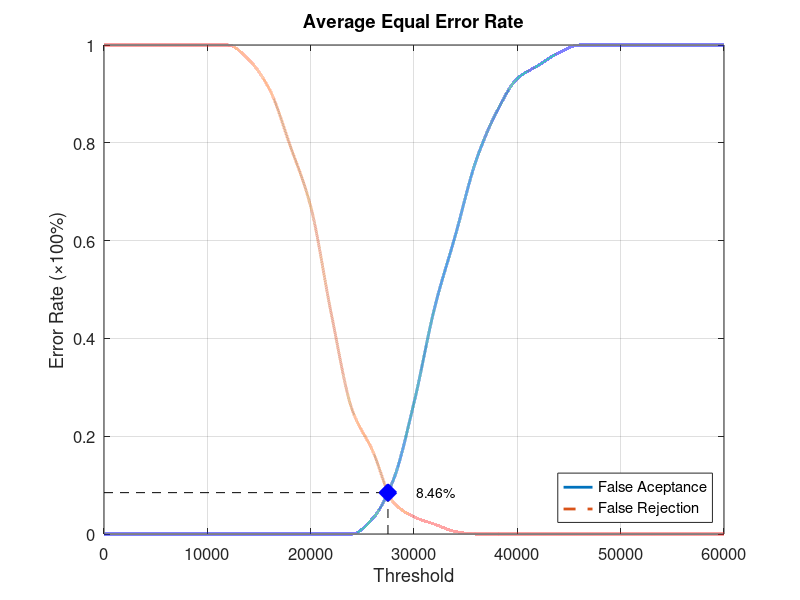
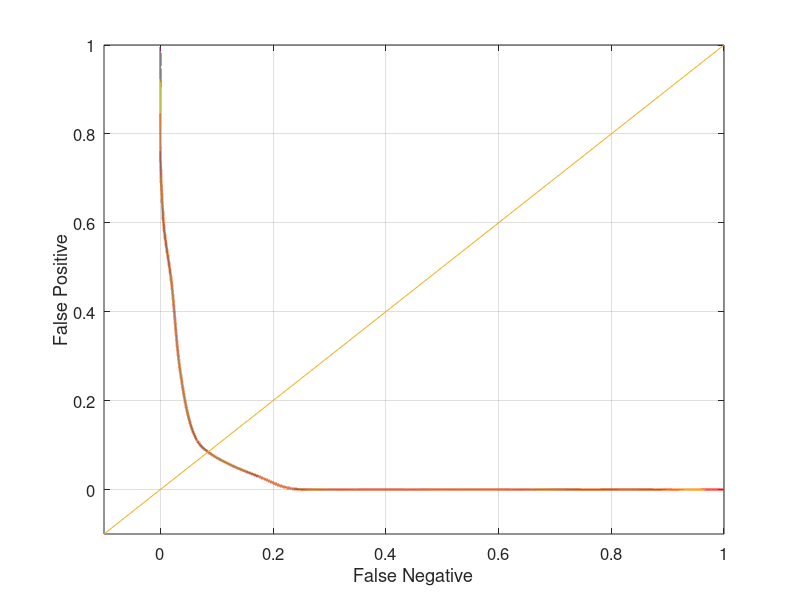

The MATLAB script that drew these images, in order:
function yEER = Database5_4
close all;
clear;
clc;
x = 0:2000:60000;
xq = 0:0.5:60000;

y0 = [0 0 0 0 0 0 0 0 0 0 0 0 0 0.0315789 0.110526 0.268421 0.463158 0.610526 0.763158 0.863158 0.931579 0.957895 0.984211 1 1 1 1 1 1 1 1];
yy0 = interp1(x, y0, xq, 'pchip');
y1 = [1 1 1 1 1 1 1 0.97 0.91 0.795 0.67 0.45 0.255 0.17 0.065 0.035 0.02 0.005 0 0 0 0 0 0 0 0 0 0 0 0 0];
yy1 = interp1(x, y1, xq, 'pchip');

% Calculating EER: 
y2 = abs(y0 - y1);
find(y2 == min(y2))
yy2 = abs(yy0 - yy1);
xEER = find(yy2 == min(yy2));
xEERIndex = xq(xEER) % X-axis EER
yEER = yy0(xEER) % Y-axis EER

main = figure
plot(xq, yy0,'-','LineWidth', 2);	hold on
plot(xq, yy1,'--','LineWidth', 2);	hold on
plot([xEERIndex xEERIndex], [0 yEER], 'k--');	hold on
plot([0 xEERIndex], [yEER yEER], 'k--');	hold on
plot(xEERIndex, yEER, 'bx', 'LineWidth', 10);	hold on
text(xEERIndex + 10 * xEERIndex / 100, yEER, [num2str(round((10000 * yEER)) / 100) '%'])
legend('False Aceptance', 'False Rejection', 'Location', 'SouthEast')
xlabel('Threshold')
ylabel('Error Rate (\times100%)')
title('Average Equal Error Rate')
set(gca, 'FontSize', 12)
axis([0 60000 0 1])
grid on

print(main, 'Database5_4Main', '-dpng');
FNRxFPR = figure('Color', [1 1 1]);
plot(yy1, yy0, '-', yy1, yy0, 'LineWidth', 2);
hold on
y = -0.1:0.1:1
plot(y, y); 
set(gca, 'FontSize', 12)
xlabel('False Negative')
ylabel('False Positive')
axis([-0.1 1 -0.1 1])
set(gca, 'FontSize', 12)
grid on

print(FNRxFPR, 'Database5_4FNRxFPR','-dpng');
end
